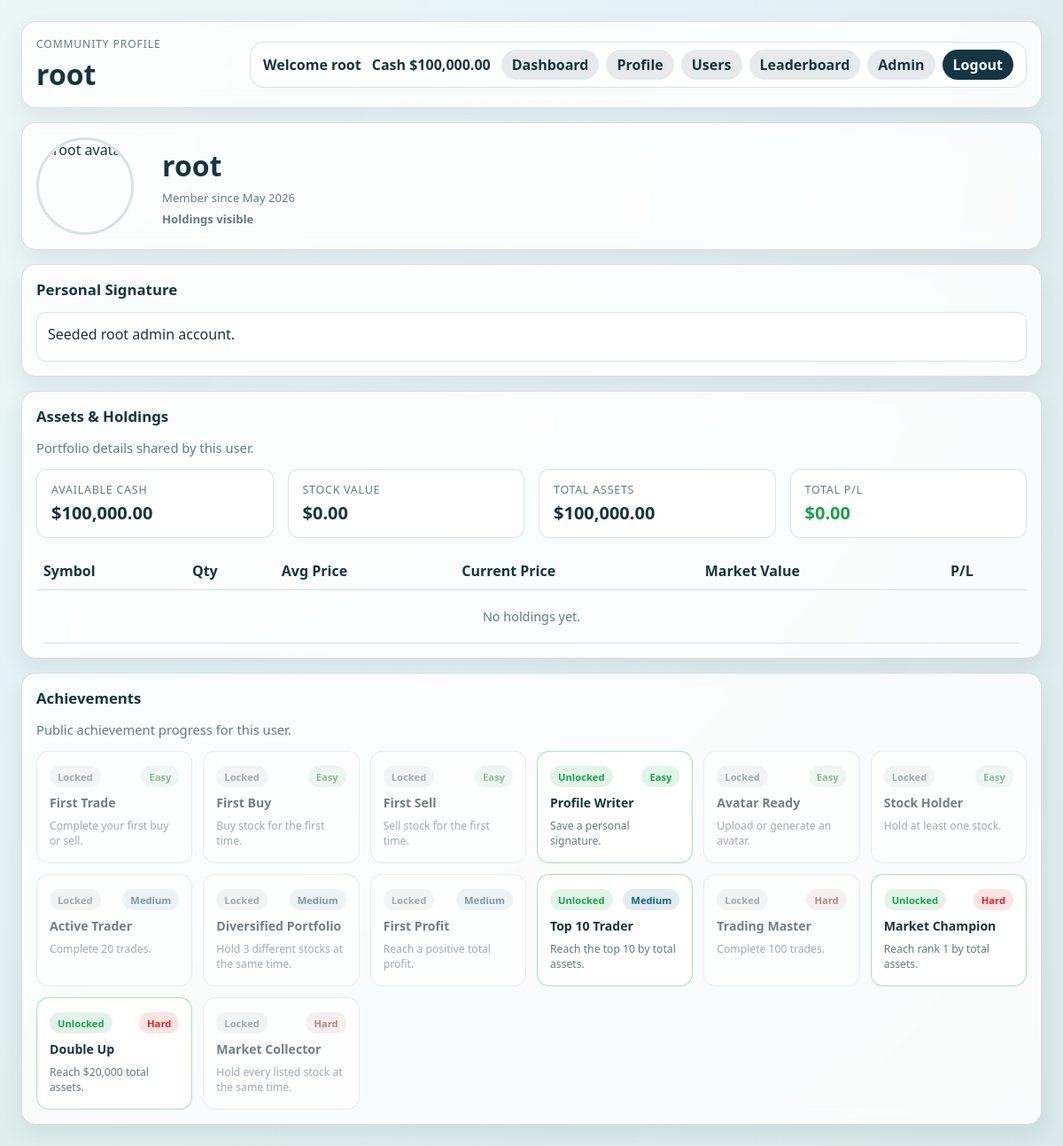
/users/1 (signed in), run on the app's committed database.
### models.py (models this page shows, shortened)
class User(UserMixin, db.Model):
    id = db.Column(db.Integer, primary_key=True)
    username = db.Column(db.String(30), unique=True, nullable=False)
    email = db.Column(db.String(120), unique=True, nullable=False)
    password_hash = db.Column(db.String(255), nullable=False)
    is_admin = db.Column(db.Boolean, nullable=False, default=False)
    cash = db.Column(db.Numeric(12, 2), nullable=False, default=Decimal("10000.00"))
    bio = db.Column(db.String(200), nullable=True, default="")
    avatar_url = db.Column(db.String(500), nullable=True, default="")
    hide_holdings = db.Column(db.Boolean, nullable=False, default=False)
    created_at = db.Column(db.DateTime, nullable=False, default=datetime.utcnow)
    holdings = db.relationship("StockHolding", back_populates="user", cascade="all, delete-orphan")
    transactions = db.relationship("StockTransaction", back_populates="user", cascade="all, delete-orphan")

### app.py (the view)
@app.route("/users/<int:user_id>")
@login_required
def public_profile(user_id):
    user = User.query.get_or_404(user_id)
    portfolio = None if user.hide_holdings else build_portfolio(user.id)
    return render_template(
        "public_profile.html",
        user=user,
        portfolio=portfolio,
        achievements=get_user_achievements(user),
    )

### achievement_service.py (called while the page is built)
def compare_metric(value, operator, target):
    if operator == ">=":
        return value >= target
    if operator == ">":
        return value > target
    if operator == "<=":
        return value <= target
    if operator == "<":
        return value < target
    if operator == "==":
        return value == target
    if operator == "truthy":
        return bool(value)
    raise ValueError(f"Unsupported achievement operator: {operator}")

def get_total_assets_rank(user_id):
    ranked_users = []
    for user in User.query.all():
        portfolio = build_portfolio(user.id)
        ranked_users.append(
            {
                "user_id": user.id,
                "total_assets": float(portfolio.get("totalAssets", user.cash)),
            }
        )
    ranked_users.sort(key=lambda item: item["total_assets"], reverse=True)
    for index, item in enumerate(ranked_users, start=1):
        if item["user_id"] == user_id:
            return index
    return None

def get_user_achievements(user):
    metrics = build_achievement_metrics(user)
    achievements = []
    for definition in ACHIEVEMENTS:
        current_value = metrics.get(definition["metric"])
        unlocked = compare_metric(
            current_value,
            definition["operator"],
            definition["target"],
        )
        achievements.append(
            {
                **definition,
                "current_value": current_value,
                "unlocked": unlocked,
            }
        )
    return achievements

### app.py (called while the page is built)
@login_manager.user_loader
def load_user(user_id):
    return User.query.get(int(user_id))

### stock_simulator.py (called while the page is built)
def get_latest_price(stock_id):
    return (
        StockPrice.query
        .filter_by(stock_id=stock_id)
        .order_by(StockPrice.recorded_at.desc(), StockPrice.id.desc())
        .first()
    )

### trading_service.py (called while the page is built)
def money(value):
    return Decimal(value).quantize(Decimal("0.01"))

def get_current_stock_price(stock_id):
    latest_price = get_latest_price(stock_id)
    if not latest_price:
        return None
    return money(latest_price.price)

### templates/public_profile.html (shortened to what this page needs)
<!doctype html>
<html lang="en">
<head>
    <link rel="stylesheet" href="{{ url_for('static', filename='css/dashboard.css') }}">
    <link rel="stylesheet" href="{{ url_for('static', filename='css/profile.css') }}">
</head>
<body>
    <div class="dashboard-bg"></div>
    <main class="dashboard">
        <header class="page-header panel">
            <div>
                <p class="kicker">Community Profile</p>
                <h1>{{ user.username }}</h1>
            </div>
            {% include "_main_nav.html" %}
        </header>
        <section class="panel profile-card">
            <div class="avatar-section">
                <div class="avatar-wrapper public-avatar">
                    <img
                        src="{{ user.avatar_url or url_for('static', filename='img/default_avatar.png') }}"
                        alt="{{ user.username }} avatar"
                    >
                </div>
            </div>
            <div class="profile-info">
                <h2 class="profile-username">{{ user.username }}</h2>
                <p class="profile-joined">Member since {{ user.created_at.strftime('%B %Y') }}</p>
                <p class="profile-privacy">
                    {{ 'Holdings hidden by user' if user.hide_holdings else 'Holdings visible' }}
                </p>
            </div>
        </section>
        <section class="panel bio-section">
            <h2>Personal Signature</h2>
            {% if user.bio %}
                <p class="public-bio">{{ user.bio }}</p>
            {% else %}
                <p class="muted-text">This user has not written a personal signature yet.</p>
            {% endif %}
        </section>
        <section class="panel holdings-section">
            <div class="section-head">
                <div>
                    <h2>Assets & Holdings</h2>
                    <p class="muted-text">
                        {{ 'This user chose to keep portfolio details private.' if user.hide_holdings else 'Portfolio details shared by this user.' }}
                    </p>
                </div>
            </div>
            {% if user.hide_holdings %}
                <div class="private-profile-note">
                    Portfolio, cash, and holdings are hidden by this user.
                </div>
            {% else %}
                <div class="asset-summary">
                    <div class="asset-card">
                        <span class="asset-label">Available Cash</span>
                        <span class="asset-value">${{ "{:,.2f}".format(portfolio.cash|float) }}</span>
                    </div>
                    <div class="asset-card">
                        <span class="asset-label">Stock Value</span>
                        <span class="asset-value">${{ "{:,.2f}".format(portfolio.stockValue|float) }}</span>
                    </div>
                    <div class="asset-card">
                        <span class="asset-label">Total Assets</span>
                        <span class="asset-value">${{ "{:,.2f}".format(portfolio.totalAssets|float) }}</span>
                    </div>
                    <div class="asset-card">
                        <span class="asset-label">Total P/L</span>
                        <span class="asset-value {{ 'profit-up' if portfolio.totalProfit|float >= 0 else 'profit-down' }}">
                            ${{ "{:,.2f}".format(portfolio.totalProfit|float) }}
                        </span>
                    </div>
                </div>
                <div class="table-wrap">
                    <table class="holdings-table">
                        <thead>
                            <tr>
                                <th>Symbol</th>
                                <th>Qty</th>
                                <th>Avg Price</th>
                                <th>Current Price</th>
                                <th>Market Value</th>
                                <th>P/L</th>
                            </tr>
                        </thead>
                        <tbody>
                            {% if portfolio.holdings %}
                                {% for holding in portfolio.holdings %}
                                    <tr>
                                        <td>{{ holding.symbol }}</td>
                                        <td>{{ holding.quantity }}</td>
                                        <td>${{ "{:,.2f}".format(holding.averageCost|float) }}</td>
                                        <td>${{ "{:,.2f}".format(holding.currentPrice|float) }}</td>
                                        <td>${{ "{:,.2f}".format(holding.marketValue|float) }}</td>
                                        <td class="{{ 'profit-up' if holding.unrealizedProfit|float >= 0 else 'profit-down' }}">
                                            ${{ "{:,.2f}".format(holding.unrealizedProfit|float) }}
                                        </td>
                                    </tr>
                                {% endfor %}
                            {% else %}
                                <tr>
                                    <td colspan="6" class="empty-msg">No holdings yet.</td>
                                </tr>
                            {% endif %}
                        </tbody>
                    </table>
                </div>
            {% endif %}
        </section>
        <section class="panel achievements-section">
            <div class="section-head">
                <div>
                    <h2>Achievements</h2>
                    <p class="muted-text">Public achievement progress for this user.</p>
                </div>
            </div>
            <div class="achievement-grid">
                {% for achievement in achievements %}
                    <article class="achievement {{ 'unlocked' if achievement.unlocked else 'locked' }} difficulty-{{ achievement.difficulty }}">
                        <div class="achievement-topline">
                            <span class="achievement-status">{{ 'Unlocked' if achievement.unlocked else 'Locked' }}</span>
                            <span class="achievement-difficulty">{{ achievement.difficulty|title }}</span>
                        </div>
                        <div class="achievement-name">{{ achievement.name }}</div>
                        <div class="achievement-desc">{{ achievement.description }}</div>
                    </article>
                {% endfor %}
            </div>
        </section>
    </main>
</body>
</html>

### templates/_main_nav.html
<div class="header-actions">
    <div class="user-panel">
        <div class="user-summary">
            <p class="welcome-text">Welcome {{ current_user.username }}</p>
            <p class="welcome-text">Cash <span id="accountCash">${{ "{:,.2f}".format(current_user.cash|float) }}</span></p>
        </div>
        <nav class="user-links" aria-label="Main navigation">
            <a class="action-link secondary {% if request.endpoint == 'dashboard' %}active{% endif %}" href="{{ url_for('dashboard') }}">Dashboard</a>
            <a class="action-link secondary {% if request.endpoint == 'profile' %}active{% endif %}" href="{{ url_for('profile') }}">Profile</a>
            <a class="action-link secondary {% if request.endpoint == 'users' %}active{% endif %}" href="{{ url_for('users') }}">Users</a>
            <a class="action-link secondary {% if request.endpoint == 'leaderboard' %}active{% endif %}" href="{{ url_for('leaderboard') }}">Leaderboard</a>
            {% if current_user.is_admin %}
                <a class="action-link secondary {% if request.endpoint in ['admin_dashboard', 'admin_users', 'admin_stocks', 'toggle_admin_role'] %}active{% endif %}" href="{{ url_for('admin_dashboard') }}">Admin</a>
            {% endif %}
            <a class="action-link" href="{{ url_for('logout') }}">Logout</a>
        </nav>
    </div>
</div>

### static/css/dashboard.css (style rules this page uses)
:root { --bg-1: #f6fbff; --bg-2: #e8f5f0; --ink: #143543; --muted: #5f7b86; --panel: rgba(255, 255, 255, 0.82); --line: rgba(20, 53, 67, 0.14); --buy: #16a34a; --sell: #dc2626; --up: #16a34a; --down: #dc2626; }
* { box-sizing: border-box; }
body { margin: 0; font-family: "Avenir Next", "Segoe UI", sans-serif; color: var(--ink); background: radial-gradient(circle at 10% 10%, #ffffff 0%, var(--bg-1) 40%, var(--bg-2) 100%); min-width: 320px; }
.dashboard-bg { position: fixed; inset: 0; background-image: linear-gradient(120deg, rgba(12, 158, 108, 0.08) 0%, rgba(19, 73, 125, 0.07) 100%); pointer-events: none; z-index: 0; }
.dashboard { position: relative; z-index: 1; display: grid; gap: 16px; grid-template-columns: repeat(12, 1fr); padding: clamp(12px, 2vw, 24px); max-width: 1280px; margin: 0 auto; }
.panel { background: var(--panel); border: 1px solid var(--line); border-radius: 16px; padding: 16px; backdrop-filter: blur(8px); box-shadow: 0 10px 24px rgba(21, 45, 64, 0.08); }
.page-header { grid-column: 1 / -1; display: flex; justify-content: space-between; align-items: center; gap: 16px; flex-wrap: wrap; }
.page-header > div:first-child { min-width: 220px; }
.header-actions { display: flex; align-items: center; gap: 12px; flex-wrap: wrap; justify-content: flex-end; min-width: min(100%, 680px); }
.user-panel { display: flex; align-items: center; gap: 12px; padding: 8px 14px; border: 1px solid var(--line); border-radius: 16px; background: rgba(255, 255, 255, 0.72); flex-wrap: wrap; justify-content: flex-end; width: 100%; }
.user-summary { display: flex; align-items: center; gap: 12px; flex-wrap: wrap; }
.user-summary .welcome-text:first-child { max-width: 180px; overflow: hidden; text-overflow: ellipsis; white-space: nowrap; }
.welcome-text { margin: 0; font-weight: 600; color: var(--ink); }
.user-links { display: flex; align-items: center; gap: 8px; flex-wrap: wrap; justify-content: flex-end; }
.action-link { display: inline-flex; align-items: center; justify-content: center; min-height: 34px; padding: 0 12px; border-radius: 999px; background: var(--ink); color: #fff; text-decoration: none; font-weight: 600; white-space: nowrap; line-height: 1; }
.action-link.secondary { background: rgba(20, 53, 67, 0.1); color: var(--ink); }
.kicker { text-transform: uppercase; letter-spacing: 0.08em; font-size: 0.75rem; color: var(--muted); margin: 0 0 4px; }
h1 { margin: 0; font-size: clamp(1.4rem, 2.8vw, 2rem); }
h2 { margin: 0 0 14px; font-size: 1.05rem; }
.muted-text { margin: 0; color: var(--muted); font-size: 0.92rem; }
.section-head { display: flex; justify-content: space-between; align-items: center; gap: 12px; flex-wrap: wrap; margin-bottom: 14px; }
table { width: 100%; border-collapse: collapse; min-width: 640px; }
.table-wrap { max-width: 100%; overflow-x: auto; -webkit-overflow-scrolling: touch; border-radius: 12px; }
th, td { text-align: left; padding: 10px 8px; border-bottom: 1px solid var(--line); }

### data on the page
User: username "root", cash "100,000.00", created_at "May 2026", hide_holdings "Holdings visible", bio "Seeded root admin account.", hide_holdings "Portfolio details shared by this user."

### other printed values
{{ "{:,.2f}".format(portfolio.cash|float) }} "100,000.00"
{{ "{:,.2f}".format(portfolio.stockValue|float) }} "0.00"
{{ "{:,.2f}".format(portfolio.totalAssets|float) }} "100,000.00"
{{ "{:,.2f}".format(portfolio.totalProfit|float) }} "0.00"
{{ 'Unlocked' if achievement.unlocked else 'Locked' }} "Locked" "Locked" "Locked" "Unlocked" "Locked" "Locked" "Locked" "Locked" "Locked" "Unlocked" "Locked" "Unlocked" "Unlocked" "Locked"
{{ achievement.difficulty|title }} "Easy" "Easy" "Easy" "Easy" "Easy" "Easy" "Medium" "Medium" "Medium" "Medium" "Hard" "Hard" "Hard" "Hard"
{{ achievement.name }} "First Trade" "First Buy" "First Sell" "Profile Writer" "Avatar Ready" "Stock Holder" "Active Trader" "Diversified Portfolio" "First Profit" "Top 10 Trader" "Trading Master" "Market Champion" "Double Up" "Market Collector"
{{ achievement.description }} "Complete your first buy or sell." "Buy stock for the first time." "Sell stock for the first time." "Save a personal signature." "Upload or generate an avatar." "Hold at least one stock." "Complete 20 trades." "Hold 3 different stocks at the same time." "Reach a positive total profit." "Reach the top 10 by total assets." "Complete 100 trades." "Reach rank 1 by total assets." "Reach $20,000 total assets." "Hold every listed stock at the same time."
